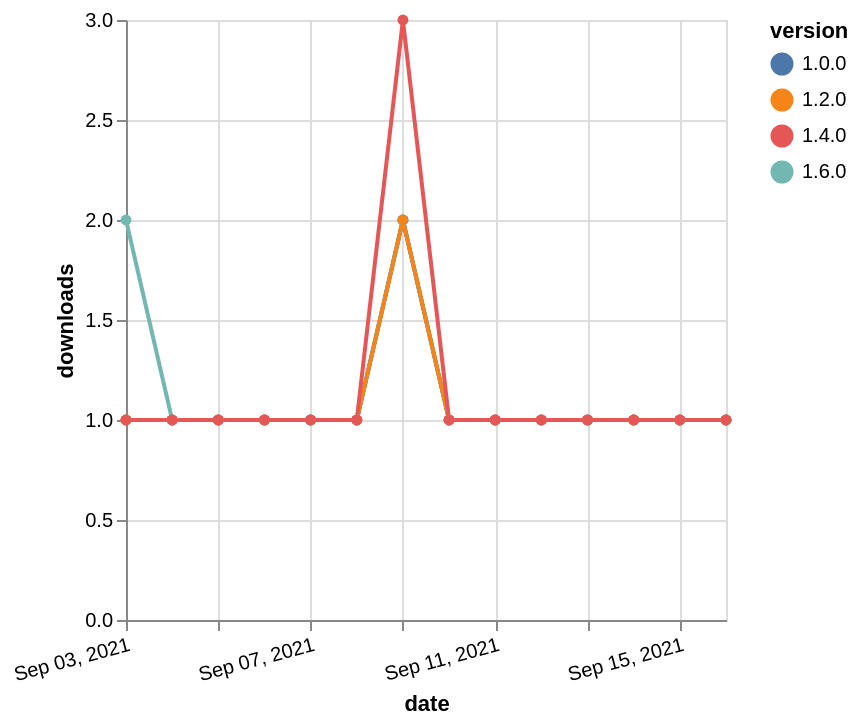

Vega-Lite specification stored for this chart:
### Vega-Lite specification from a JSON file in a GitHub repository (floating-point values rounded to 4 significant figures)
{"$schema": "https://vega.github.io/schema/vega-lite/v5.json", "description": "A simple bar chart with embedded data.", "data": {"values": [{"date": "2021-09-03", "total": 119, "delta": 2, "version": "1.6.0"}, {"date": "2021-09-04", "total": 120, "delta": 1, "version": "1.6.0"}, {"date": "2021-09-05", "total": 121, "delta": 1, "version": "1.6.0"}, {"date": "2021-09-06", "total": 122, "delta": 1, "version": "1.6.0"}, {"date": "2021-09-07", "total": 123, "delta": 1, "version": "1.6.0"}, {"date": "2021-09-08", "total": 124, "delta": 1, "version": "1.6.0"}, {"date": "2021-09-09", "total": 126, "delta": 2, "version": "1.6.0"}, {"date": "2021-09-10", "total": 127, "delta": 1, "version": "1.6.0"}, {"date": "2021-09-11", "total": 128, "delta": 1, "version": "1.6.0"}, {"date": "2021-09-12", "total": 129, "delta": 1, "version": "1.6.0"}, {"date": "2021-09-13", "total": 130, "delta": 1, "version": "1.6.0"}, {"date": "2021-09-14", "total": 131, "delta": 1, "version": "1.6.0"}, {"date": "2021-09-15", "total": 132, "delta": 1, "version": "1.6.0"}, {"date": "2021-09-16", "total": 133, "delta": 1, "version": "1.6.0"}, {"date": "2021-09-03", "total": 179, "delta": 1, "version": "1.0.0"}, {"date": "2021-09-04", "total": 180, "delta": 1, "version": "1.0.0"}, {"date": "2021-09-05", "total": 181, "delta": 1, "version": "1.0.0"}, {"date": "2021-09-06", "total": 182, "delta": 1, "version": "1.0.0"}, {"date": "2021-09-07", "total": 183, "delta": 1, "version": "1.0.0"}, {"date": "2021-09-08", "total": 184, "delta": 1, "version": "1.0.0"}, {"date": "2021-09-09", "total": 186, "delta": 2, "version": "1.0.0"}, {"date": "2021-09-10", "total": 187, "delta": 1, "version": "1.0.0"}, {"date": "2021-09-11", "total": 188, "delta": 1, "version": "1.0.0"}, {"date": "2021-09-12", "total": 189, "delta": 1, "version": "1.0.0"}, {"date": "2021-09-13", "total": 190, "delta": 1, "version": "1.0.0"}, {"date": "2021-09-14", "total": 191, "delta": 1, "version": "1.0.0"}, {"date": "2021-09-15", "total": 192, "delta": 1, "version": "1.0.0"}, {"date": "2021-09-16", "total": 193, "delta": 1, "version": "1.0.0"}, {"date": "2021-09-03", "total": 157, "delta": 1, "version": "1.2.0"}, {"date": "2021-09-04", "total": 158, "delta": 1, "version": "1.2.0"}, {"date": "2021-09-05", "total": 159, "delta": 1, "version": "1.2.0"}, {"date": "2021-09-06", "total": 160, "delta": 1, "version": "1.2.0"}, {"date": "2021-09-07", "total": 161, "delta": 1, "version": "1.2.0"}, {"date": "2021-09-08", "total": 162, "delta": 1, "version": "1.2.0"}, {"date": "2021-09-09", "total": 164, "delta": 2, "version": "1.2.0"}, {"date": "2021-09-10", "total": 165, "delta": 1, "version": "1.2.0"}, {"date": "2021-09-11", "total": 166, "delta": 1, "version": "1.2.0"}, {"date": "2021-09-12", "total": 167, "delta": 1, "version": "1.2.0"}, {"date": "2021-09-13", "total": 168, "delta": 1, "version": "1.2.0"}, {"date": "2021-09-14", "total": 169, "delta": 1, "version": "1.2.0"}, {"date": "2021-09-15", "total": 170, "delta": 1, "version": "1.2.0"}, {"date": "2021-09-16", "total": 171, "delta": 1, "version": "1.2.0"}, {"date": "2021-09-03", "total": 177, "delta": 1, "version": "1.4.0"}, {"date": "2021-09-04", "total": 178, "delta": 1, "version": "1.4.0"}, {"date": "2021-09-05", "total": 179, "delta": 1, "version": "1.4.0"}, {"date": "2021-09-06", "total": 180, "delta": 1, "version": "1.4.0"}, {"date": "2021-09-07", "total": 181, "delta": 1, "version": "1.4.0"}, {"date": "2021-09-08", "total": 182, "delta": 1, "version": "1.4.0"}, {"date": "2021-09-09", "total": 185, "delta": 3, "version": "1.4.0"}, {"date": "2021-09-10", "total": 186, "delta": 1, "version": "1.4.0"}, {"date": "2021-09-11", "total": 187, "delta": 1, "version": "1.4.0"}, {"date": "2021-09-12", "total": 188, "delta": 1, "version": "1.4.0"}, {"date": "2021-09-13", "total": 189, "delta": 1, "version": "1.4.0"}, {"date": "2021-09-14", "total": 190, "delta": 1, "version": "1.4.0"}, {"date": "2021-09-15", "total": 191, "delta": 1, "version": "1.4.0"}, {"date": "2021-09-16", "total": 192, "delta": 1, "version": "1.4.0"}]}, "width": "container", "mark": {"type": "line", "point": {"filled": true}}, "encoding": {"x": {"field": "date", "type": "temporal", "timeUnit": "yearmonthdate", "title": "date", "axis": {"labelAngle": -15}}, "y": {"field": "delta", "type": "quantitative", "title": "downloads"}, "color": {"field": "version", "type": "nominal"}, "tooltip": {"field": "delta"}}}
